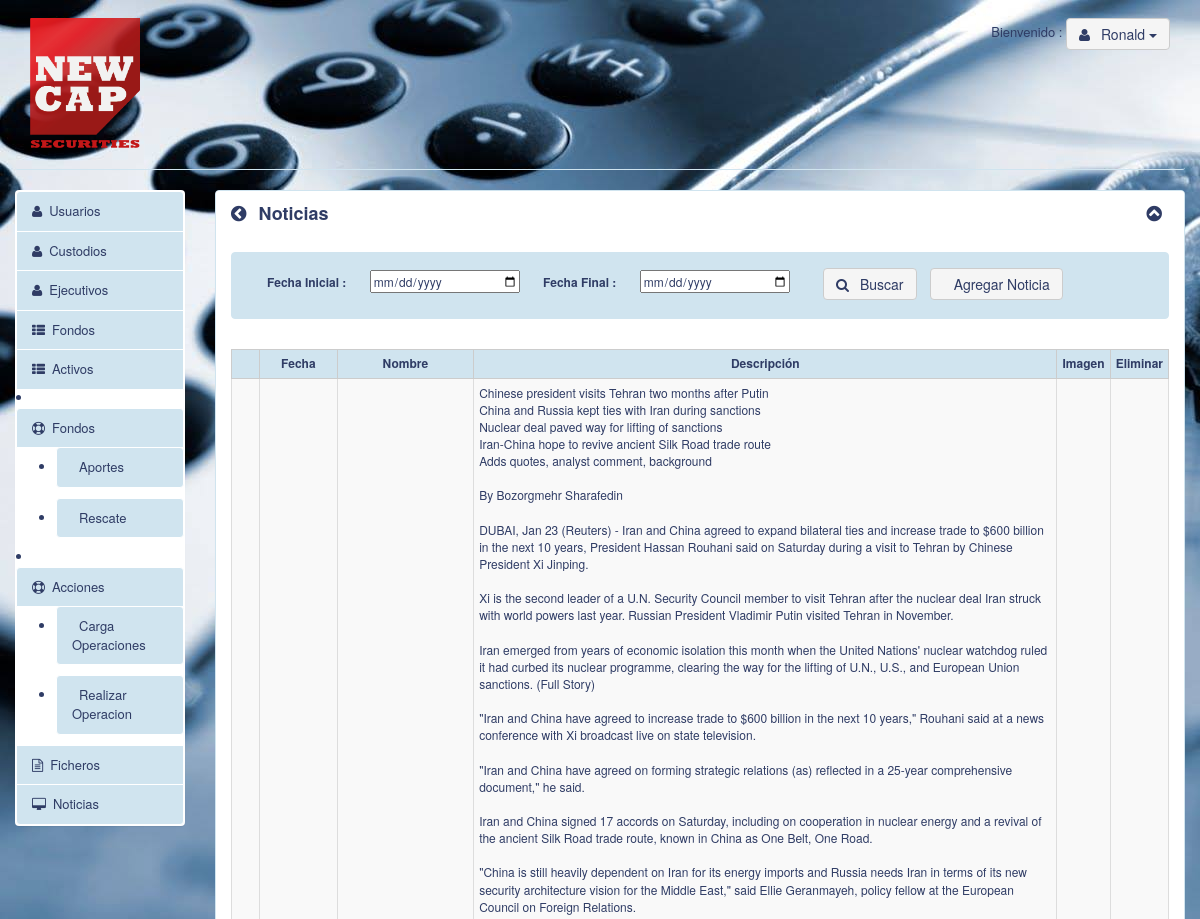
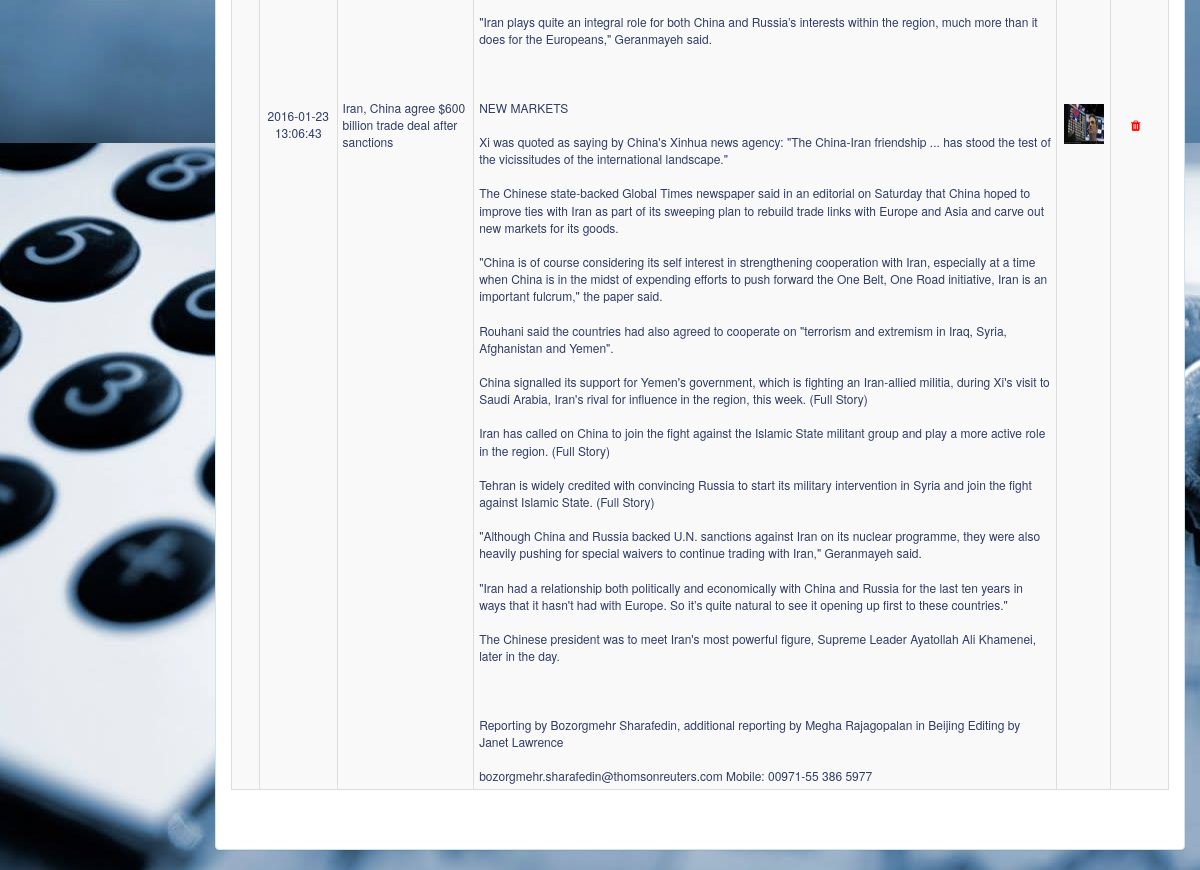
Screenshot of /Noticias.php (signed in) with the database file from the repository (2 pictures, top to bottom).
### tables this page shows
CREATE TABLE IF NOT EXISTS `noticias` (
  `idnoticias` int(10) unsigned NOT NULL AUTO_INCREMENT,
  `nombre` varchar(500) DEFAULT NULL,
  `descripcion` varchar(4000) DEFAULT NULL,
  `imagen` varchar(2000) DEFAULT NULL,
  `fecha` datetime DEFAULT NULL,
  `estado` int(11) DEFAULT NULL,
  PRIMARY KEY (`idnoticias`)
);

### Modelo/Noticias.class.php (called while the page is built, shortened)
<?php
require_once 'conexion.class.php';
class Noticias{
	function __construct() {
		$this->con = new DBManager();
	}
	function ObtenerNoticias($FechaIni,$FechaFin)
	{
		$query="SELECT * FROM noticias
                WHERE estado = 1 ";
        $query.="ORDER BY fecha desc";
		$arreglo = mysql_query($query);
    	return $arreglo;
	}
}

### Modelo/conexion.class.php (called while the page is built, shortened)
<?php
class DBManager {
    function DBManager() {
        $this->BaseDatos = "db_newcapital";
    }
    function conectar() {
        return true;
    }
}
?>

### Noticias.php (the view, shortened to what this page needs)
<?php
if ($_SESSION['usuario']) {
	include 'Modelo/Noticias.class.php';
	$Noticias = new Noticias();
	?>
	<!DOCTYPE html>
	<html lang="en" class="no-js">
	<head>
	<link href="static/styles/main.css" rel="stylesheet">
	</head>
	<body>
		<div class="container">
	<?php include('Cabecera.php'); ?>
	<div class="row">
	<?php include('Menu.php');?>
	<div class="col-md-10" id="contenedorprincipal">
					<div class="panel panel-default" id="importacion">
						<div class="panel-heading">
							<strong><span id="omenu" class="fa fa-chevron-circle-left"></span>
								Noticias</strong> <span class="pull-right"><span
								id="oprincipal" class="fa fa-chevron-circle-up"></span>
						</div>
						<div class="panel-body">
							<div class="nav">
								<nav id="bprincipal" class="navbar navbar-default navbar-inverse"
									role="navigation">
									<div class="navbar-collapse  navbar-filter">
										<label for="inputEmail1" style="margin-right:20px; margin-left:20px;">Fecha Inicial :</label>
										<input type="date" style="height:23px; width:150px" value="" id="txtFechaInicio" name="txtFechaInicio">
										<label for="inputEmail1" style="margin-right:20px; margin-left:20px;">Fecha Final :</label>
										<input type="date" style="height:23px; width:150px" value="" id="txtFechaFin" name="txtFechaFin" >
										<a class="btn btn-default" data-toggle="modal"
											href="#" onclick="ObtenerNoticias()"> <span class="fa fa-search fa-2"></span>
											Buscar
										</a> &nbsp;&nbsp;
										<a class="btn btn-default" data-toggle="modal"
											href="#" onclick="AbrirPopupCrearFichero()"> <span class="fa fah fa-2"></span>
											Agregar Noticia
										</a>
									</div>
									<br>
								</nav>
							</div>
							<div class="table-responsive u-table-search">
								<table id="principal"
									class="table table-bordered table-striped table-hover table-responsive ">
									<thead>
										<tr>
											<th></th>
											<th>Fecha</th>
											<th>Nombre</th>
											<th>Descripción</th>
											<th>Imagen</th>
											<th>Eliminar</th>
										</tr>
									</thead>
									<tbody id="BandejaNoticias">
										<?php
										$query = $Noticias->ObtenerNoticias('','');
										while ( $var = mysql_fetch_array ( $query ) ) {
										?>
										<tr>
											<td width="28px"></td>
											<td><?php echo$var['fecha']; ?></td>
											<td align="left"><div style='text-align:left;'><?php echo nl2br($var['nombre']); ?></div></td>
											<td align="left"><div style='text-align:left;'><?php echo nl2br($var['descripcion']); ?></div></td>
											<td><img src="<?php echo substr($var['imagen'],3); ?>" width="40px" height="40px" /></td>
											<td><a href=# onclick="AbrirPopupEliminar(<?php echo$var['idnoticias']; ?>)">
														<i class="fa fa-trash"> </i>
												</a>
											</td>
										</tr>
										<?php }?>
									</tbody>
								</table>
							</div>
							<div class="nav">
							</div>
						</div>
					</div>
				</div>
			</div>
		</div>
	</body>
	</html>
<?php }else {
    header("Location: index.php");
}
?>

### static/styles/main.css (style rules this page uses)
.table > thead > tr > th, .table > tbody > tr > th, .table > tfoot > tr > th, .table > thead > tr > td, .table > tbody > tr > td, .table > tfoot > tr > td { padding: 5px; text-align: center; vertical-align: middle; }
.fa { margin-right: 7px; }
label { font-weight: bold !important; }
.table > thead > tr > th { border-bottom: 2px solid #ddd; vertical-align: middle; }
.table-responsive { margin-bottom: 15px; overflow-x: auto; overflow-y: hidden; width: 100%; }
.container { width: 100%; background:url(../images/back.jpg); }
.panel-default > .panel-heading { color: #2f3c65; }
.panel-default { border:1px solid #d0e4ef; }
.btn-default { background-color: #F5F5F5; border-color: #ccc; color: #2f3c65; }
body { font-size: 13px; color:#2f3c65; }
.btn { padding: 5px 12px; }
a { color: red; }
.navbar-inverse { background-color: #D0E4EF; color:#2f3c65; border-color: #D0E4EF; }
.panel-heading { font-weight: bold;font-size: 18px;background-color: white !important;border: 0; }
.table { font-size: 12px;margin:10px 0;border:1px solid #ccc; }
.table-bordered>thead>tr>th, .table-bordered>thead>tr>td { background: #d0e4ef; color:#2f3c65;border:1px solid #ccc;text-align: center; }
.table tbody>tr>th, .table tbody>tr>td { border-top: 0px; }
.navbar-filter { font-size:12px;padding-top:15px; }
.navbar-filter label { font-weight: normal; }

### rows the page displays
noticias: fecha "2016-01-23 13:06:43", nombre "Iran, China agree $600 billion trade deal after sanctions", descripcion "Chinese president visits Tehran two months after Putin China and Russia kept ties with Iran during sanctions Nuclear deal paved way for lifting of sanctions Iran-China hope to revive ancient Silk Road trade route Adds quotes, analyst comment, background By Bozorgmehr Sharafedin DUBAI, Jan 23 (Reuters) - Iran and China agreed to expand bilateral ties and increase trade to $600 billion in the next 10 years, President Hassan Rouhani said on Saturday during a visit to Tehran by Chinese President Xi Jinping. Xi is the second leader of a U.N. Security Council member to visit Tehran after the nuclear deal Iran struck with world powers last year. Russian President Vladimir Putin visited Tehran in…", imagen (picture)

### other values shown
$_SESSION['nombre'] "Ronald"
